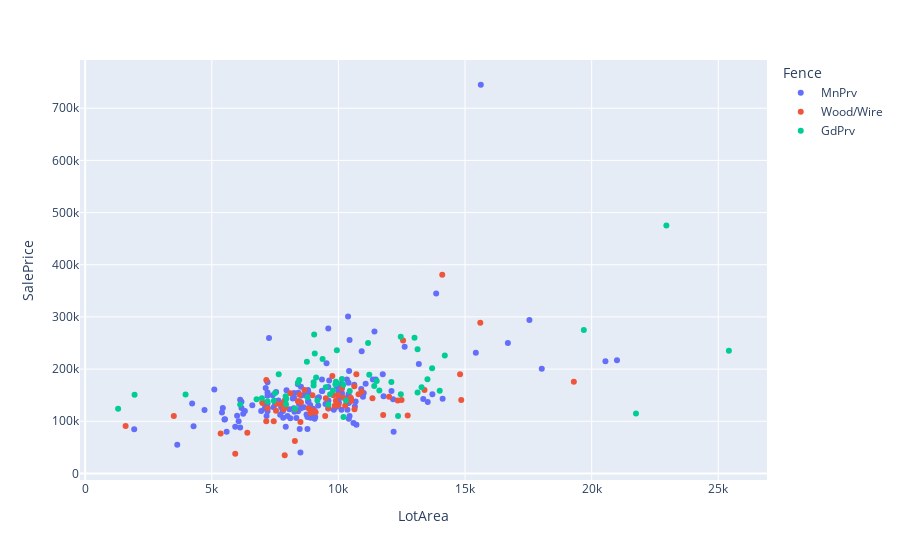

The notebook cell saved with this chart:
### Code cell
fig = px.scatter(train[train['Fence'].notnull()], x="LotArea", y="SalePrice", color='MSSubClass', )
fig.show()

### Figure 1 — Plotly figure (JSON) as saved in the notebook; plotly's stock layout.template omitted (floating-point values rounded to 4 significant figures; data arrays with more than 128 entries replaced by an {"elided": "..."} marker saying what was removed)
{"data": [{"hovertemplate": "Fence=MnPrv<br>LotArea=%{x}<br>SalePrice=%{y}<extra></extra>", "legendgroup": "MnPrv", "marker": {"color": "#636efa", "symbol": "circle"}, "mode": "markers", "name": "MnPrv", "orientation": "v", "showlegend": true, "type": "scatter", "x": {"elided": "157 int values"}, "xaxis": "x", "y": {"elided": "157 int values"}, "yaxis": "y"}, {"hovertemplate": "Fence=Wood/Wire<br>LotArea=%{x}<br>SalePrice=%{y}<extra></extra>", "legendgroup": "Wood/Wire", "marker": {"color": "#EF553B", "symbol": "circle"}, "mode": "markers", "name": "Wood/Wire", "orientation": "v", "showlegend": true, "type": "scatter", "x": [10920, 8658, 10200, 1596, 8500, 8973, 14803, 12552, 10708, 3500, 12493, 5350, 19296, 8471, 9800, 6402, 10634, 7200, 7446, 9991, 8281, 10628, 7879, 7535, 15602, 12735, 14850, 10500, 10267, 12342, 10793, 10000, 9000, 13400, 9900, 7875, 8100, 8892, 7000, 7150, 9100, 8820, 5925, 9760, 7000, 7560, 9600, 10496, 10482, 7910, 7728, 9858, 14100, 11344, 10140, 8400, 12000, 7153, 8294, 9477, 8520, 7838, 9503, 9000, 11767], "xaxis": "x", "y": [157000, 160000, 144900, 91000, 98600, 150000, 190000, 254900, 190000, 110000, 141000, 76500, 176000, 151000, 149900, 78000, 123000, 125000, 100000, 150000, 62383, 167000, 34900, 120000, 289000, 111250, 141000, 139000, 130000, 139900, 152000, 131400, 118000, 159950, 139500, 139950, 153500, 116000, 136500, 100000, 117500, 124900, 37900, 187000, 135000, 133700, 125000, 143000, 145000, 127000, 132500, 130000, 381000, 144000, 162900, 138500, 147000, 179200, 123000, 110000, 136000, 123000, 144000, 120500, 112000], "yaxis": "y"}, {"hovertemplate": "Fence=GdPrv<br>LotArea=%{x}<br>SalePrice=%{y}<extra></extra>", "legendgroup": "GdPrv", "marker": {"color": "#00cc96", "symbol": "circle"}, "mode": "markers", "name": "GdPrv", "orientation": "v", "showlegend": true, "type": "scatter", "x": [6120, 7449, 10300, 9375, 14200, 9066, 22950, 9947, 25419, 12090, 7917, 9786, 7937, 14000, 13005, 10200, 12354, 9120, 9170, 10448, 1950, 12464, 9020, 6979, 9600, 6768, 8450, 11616, 10140, 9020, 7642, 9672, 7931, 9938, 13284, 13125, 8777, 9900, 8755, 1300, 11414, 13125, 21750, 9500, 3964, 8280, 13700, 9880, 11170, 12461, 11218, 13515, 11512, 7500, 10192, 7200, 19690, 8400, 9042], "xaxis": "x", "y": [132000, 139400, 140000, 219500, 226000, 230000, 475000, 173000, 235000, 175500, 148000, 159000, 142500, 158500, 260000, 108000, 110000, 184000, 140000, 158000, 151000, 152000, 168500, 144000, 132000, 142000, 179000, 158900, 181000, 174900, 189950, 152000, 132500, 236000, 165000, 238000, 145900, 176000, 214000, 124000, 167500, 155000, 115000, 165000, 151400, 124000, 201800, 171000, 250000, 262000, 189000, 180500, 177000, 154000, 170000, 138000, 274970, 174000, 266500], "yaxis": "y"}], "layout": {"legend": {"title": {"text": "Fence"}, "tracegroupgap": 0}, "margin": {"t": 60}, "xaxis": {"anchor": "y", "domain": [0, 1], "title": {"text": "LotArea"}}, "yaxis": {"anchor": "x", "domain": [0, 1], "title": {"text": "SalePrice"}}}}
